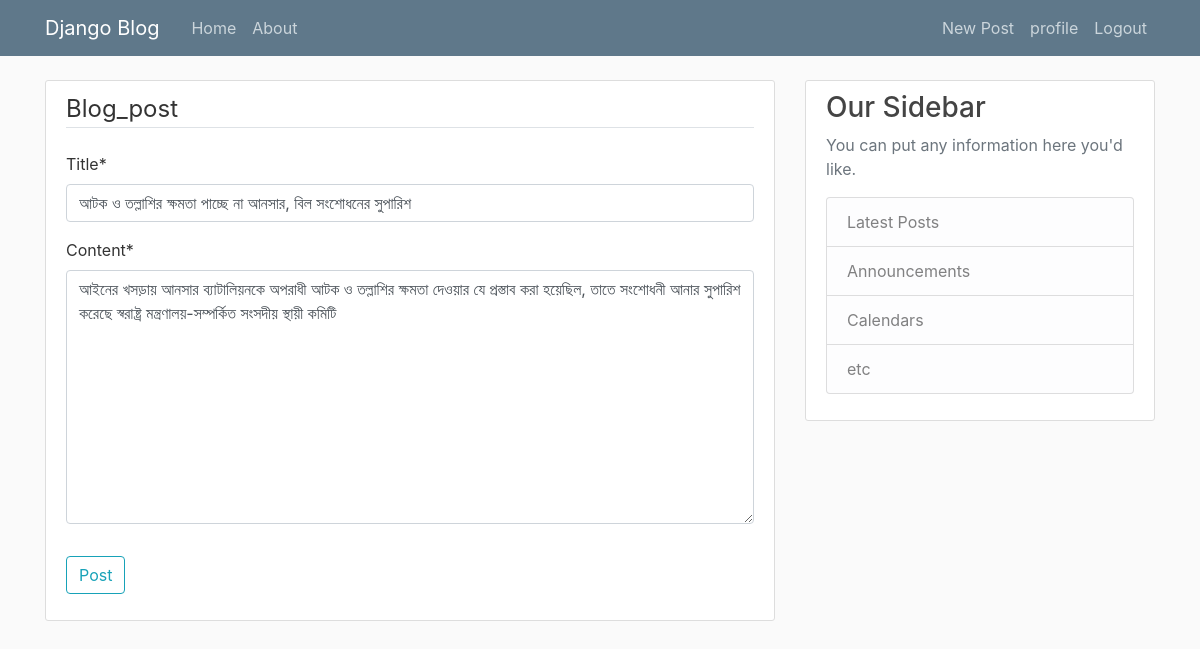
Page /post/1/update/ (signed in) on the committed database.
### Blog/models.py (models this page shows, shortened)
class Post(models.Model):
    title = models.CharField(max_length=150)
    content = models.TextField()
    post_datetime = models.DateTimeField(default=timezone.now)
    author = models.ForeignKey(User, on_delete=models.CASCADE)

### Blog/views.py (the view, shortened to what this page needs)
# urls.py: path('post/<int:pk>/update/', PostUpdateView.as_view(), name="post-update"),
class PostUpdateView(UserPassesTestMixin, UpdateView):
    model = Post
    fields = ['title', 'content']
    template_name = 'post_forms.html'
    def test_func(self):
        post = self.get_object()
        if self.request.user == post.author:
            return True
        return False

### Blog/Templates/post_forms.html (shortened to what this page needs)
{% extends "base.html" %}
{% load crispy_forms_tags %}
{% block content %}
<div class="content-section">
    <form method="POST">
        <fieldset class="form-group">
            <legend class="border-bottom mb-4"> Blog_post</legend>
            {{ form| crispy}}
        </fieldset>
        <div class="form-group">
            <button class="btn btn-outline-info" type="submit">Post</button>
        </div>
    </form>
</div>
{% endblock %}

### Blog/static/blog/main.css (style rules this page uses)
body { background: #fafafa; color: #333333; margin-top: 5rem; }
.content-section { background: #ffffff; padding: 10px 20px; border: 1px solid #dddddd; border-radius: 3px; margin-bottom: 20px; }

### rows in the picture
Post: title "আটক ও তল্লাশির ক্ষমতা পাচ্ছে না আনসার, বিল সংশোধনের সুপারিশ", content "আইনের খসড়ায় আনসার ব্যাটালিয়নকে অপরাধী আটক ও তল্লাশির ক্ষমতা দেওয়ার যে প্রস্তাব করা হয়েছিল, তাতে সংশোধনী আনার সুপারিশ করেছে স্বরাষ্ট্র মন্ত্রণালয়-সম্পর্কিত সংসদীয় স্থায়ী কমিটি"
